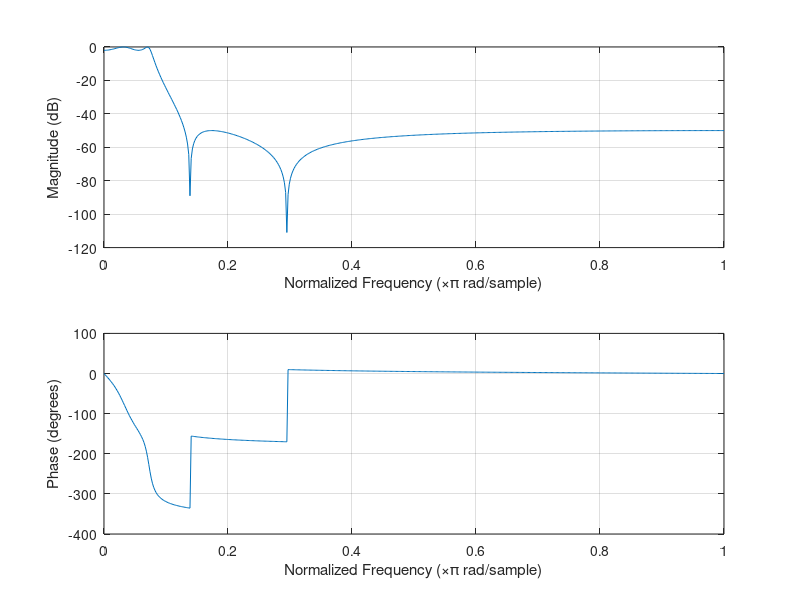
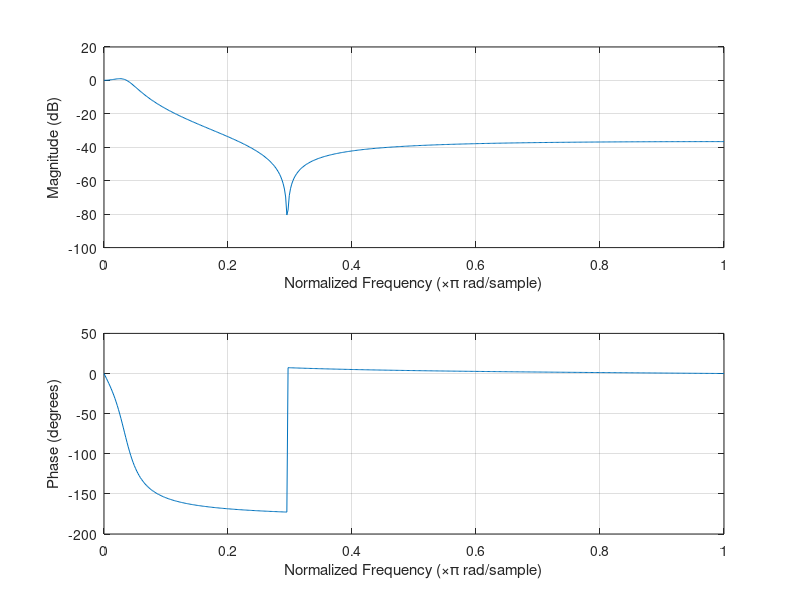
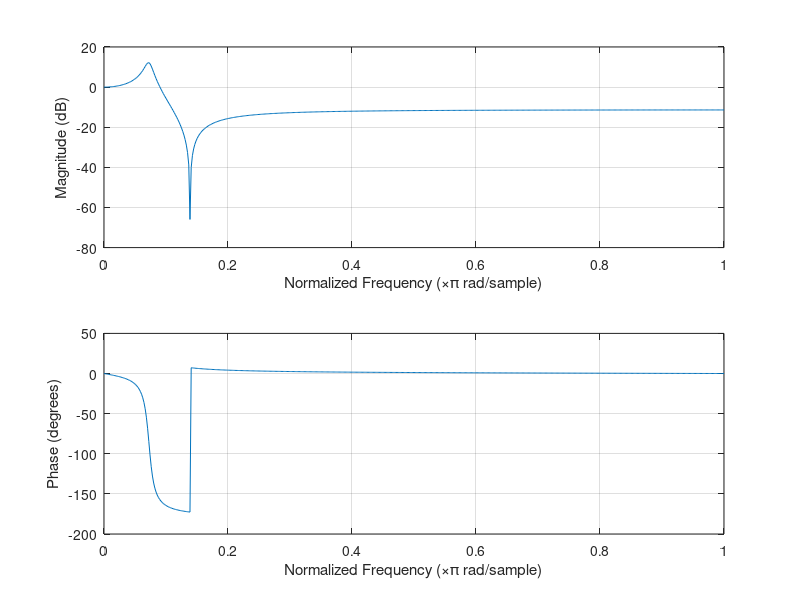

Write MATLAB code to recreate these figures, in order.
%
%        b0 + b1*Z^-1 + b2*Z^-2
%  H(z)=-------------------------
%        1  - a1*Z^-1 - a2*Z^-2
%
%
% Coefficients:
%  16bit 1.15format  
%  k: Integer 
%
%
%    -----+-(b0/k)->"+"--------->"+"-->(k)---+---> 
%         |          ^            ^          |
%        Z^-1        |            |         Z^-1
%         |          |            |          |
%         +-(b1/k)->"+"          "+"<-(a1/k)-+ 
%         |          ^            ^          |
%        Z^-1        |            |         Z^-1
%         |          |            |          |
%         +-(b2/k)-->+            +<-(a2/k)--+
%    
%    
 
 
clear;
pkg load signal;

fs=80e3; %[Hz]
fc=3e3; %{Hz]
Rp=2;  %[dB]
Rs=50; %[dB]
ord=4;

bitk=2;   % k=2^bitk


[b,a]=ellip(ord, Rp, Rs, 2*fc/fs);
%[b,a]=cheby1(ord, Rp, 2*fc/fs);


figure(1);
freqz(b,a);

[sos, g]=tf2sos(b,a);
g1=sum(sos(1,1:3))/sum(sos(1,4:6));
g2=sum(sos(2,1:3))/sum(sos(2,4:6));
sos(1,1:3)=sos(1,1:3)./g1;
sos(2,1:3)=sos(2,1:3)./g2;

sos=sos.*( 2^(15-bitk) );
sos=round(sos);

figure(2);
freqz(sos(1,1:3), sos(1,4:6) );
figure(3);
freqz(sos(2,1:3), sos(2,4:6) );


FID=fopen("IIR_LPF.h", "w");
fprintf(FID, "//%dth IIR Elliptic LPF\n" ,ord);
fprintf(FID, "//fs=%d[Hz]\n" ,fs);
fprintf(FID, "//fc=%d[Hz]\n" ,fc);
fprintf(FID, "//Ripple=%d[dB]\n", Rp );
fprintf(FID, "//Att=%d[dB]\n", Rs );


fprintf(FID, "fractional _XDATA(16) IIR_coef0[] =\n" );
fprintf(FID,"{%d,%d,%d,%d,%d,%d};\n", [sos(1,1:3) -1.*sos(1,5:6) bitk] );

fprintf(FID, "fractional _XDATA(16) IIR_coef1[] =\n" );
fprintf(FID,"{%d,%d,%d,%d,%d,%d};\n", [sos(2,1:3) -1.*sos(2,5:6) bitk] );

fclose(FID);

%
% Header file  "IIR_LPF.h"
%
%fractional _XDATA(16) IIR_coef0[] =
%{b0/k, b1/k, b2/k, -a1/k, -a2/k, bitk};
%
%fractional _XDATA(16) IIR_coef1[] =
%{b0/k, b1/k, b2/k, -a1/k, -a2/k, bitk};
%